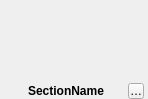
<?xml version="1.0" encoding="UTF-8"?>
<ui version="4.0">
 <class>FlexiTabBarSection</class>
 <widget class="QFrame" name="FlexiTabBarSection">
  <property name="geometry">
   <rect>
    <x>0</x>
    <y>0</y>
    <width>148</width>
    <height>99</height>
   </rect>
  </property>
  <property name="sizePolicy">
   <sizepolicy hsizetype="Preferred" vsizetype="Expanding">
    <horstretch>0</horstretch>
    <verstretch>0</verstretch>
   </sizepolicy>
  </property>
  <property name="windowTitle">
   <string>Frame</string>
  </property>
  <property name="styleSheet">
   <string notr="true"/>
  </property>
  <property name="frameShape">
   <enum>QFrame::NoFrame</enum>
  </property>
  <property name="frameShadow">
   <enum>QFrame::Raised</enum>
  </property>
  <property name="lineWidth">
   <number>0</number>
  </property>
  <layout class="QVBoxLayout" name="verticalLayout">
   <property name="spacing">
    <number>0</number>
   </property>
   <property name="leftMargin">
    <number>4</number>
   </property>
   <property name="topMargin">
    <number>0</number>
   </property>
   <property name="rightMargin">
    <number>4</number>
   </property>
   <property name="bottomMargin">
    <number>0</number>
   </property>
   <item>
    <widget class="QFrame" name="userArea">
     <property name="sizePolicy">
      <sizepolicy hsizetype="Preferred" vsizetype="Expanding">
       <horstretch>0</horstretch>
       <verstretch>0</verstretch>
      </sizepolicy>
     </property>
     <property name="frameShape">
      <enum>QFrame::NoFrame</enum>
     </property>
     <property name="frameShadow">
      <enum>QFrame::Raised</enum>
     </property>
     <layout class="QVBoxLayout" name="verticalLayout_2">
      <property name="spacing">
       <number>0</number>
      </property>
      <property name="leftMargin">
       <number>0</number>
      </property>
      <property name="topMargin">
       <number>4</number>
      </property>
      <property name="rightMargin">
       <number>0</number>
      </property>
      <property name="bottomMargin">
       <number>0</number>
      </property>
     </layout>
    </widget>
   </item>
   <item>
    <spacer name="verticalSpacer">
     <property name="orientation">
      <enum>Qt::Vertical</enum>
     </property>
     <property name="sizeHint" stdset="0">
      <size>
       <width>20</width>
       <height>5</height>
      </size>
     </property>
    </spacer>
   </item>
   <item>
    <widget class="QFrame" name="bottomArea">
     <property name="sizePolicy">
      <sizepolicy hsizetype="Preferred" vsizetype="Fixed">
       <horstretch>0</horstretch>
       <verstretch>0</verstretch>
      </sizepolicy>
     </property>
     <property name="maximumSize">
      <size>
       <width>16777215</width>
       <height>16777215</height>
      </size>
     </property>
     <property name="styleSheet">
      <string notr="true"/>
     </property>
     <property name="frameShape">
      <enum>QFrame::NoFrame</enum>
     </property>
     <property name="frameShadow">
      <enum>QFrame::Plain</enum>
     </property>
     <layout class="QHBoxLayout" name="horizontalLayout">
      <property name="spacing">
       <number>0</number>
      </property>
      <property name="leftMargin">
       <number>0</number>
      </property>
      <property name="topMargin">
       <number>0</number>
      </property>
      <property name="rightMargin">
       <number>0</number>
      </property>
      <property name="bottomMargin">
       <number>0</number>
      </property>
      <item>
       <widget class="QLabel" name="sectionNameLabel">
        <property name="sizePolicy">
         <sizepolicy hsizetype="Preferred" vsizetype="Fixed">
          <horstretch>0</horstretch>
          <verstretch>0</verstretch>
         </sizepolicy>
        </property>
        <property name="font">
         <font>
          <weight>75</weight>
          <bold>true</bold>
         </font>
        </property>
        <property name="lineWidth">
         <number>1</number>
        </property>
        <property name="text">
         <string>SectionName</string>
        </property>
        <property name="textFormat">
         <enum>Qt::RichText</enum>
        </property>
        <property name="alignment">
         <set>Qt::AlignCenter</set>
        </property>
       </widget>
      </item>
      <item>
       <widget class="QToolButton" name="configActionButton">
        <property name="sizePolicy">
         <sizepolicy hsizetype="Fixed" vsizetype="Fixed">
          <horstretch>0</horstretch>
          <verstretch>0</verstretch>
         </sizepolicy>
        </property>
        <property name="minimumSize">
         <size>
          <width>16</width>
          <height>16</height>
         </size>
        </property>
        <property name="maximumSize">
         <size>
          <width>16</width>
          <height>16</height>
         </size>
        </property>
        <property name="text">
         <string>Cfg</string>
        </property>
       </widget>
      </item>
     </layout>
    </widget>
   </item>
  </layout>
 </widget>
 <resources/>
 <connections/>
</ui>
